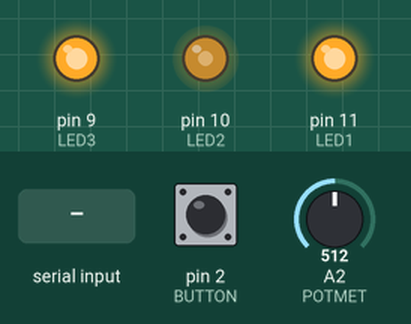
Simulated run of this sketch. Board: Arduino Uno, built with avr-gcc and run on an emulated ATmega328P. Shown: output pins drawn as LEDs (lit = HIGH). Dashed ring = blinking. The test bench sets the inputs (shaded band); at power-on: A2 (POTMET) = 512, pin 2 (BUTTON) HIGH.

Above: at 1.2 s.
1.3 s: "5\n" received over Serial
4.3 s: A2 (POTMET) set to 0
At 4.68 s:
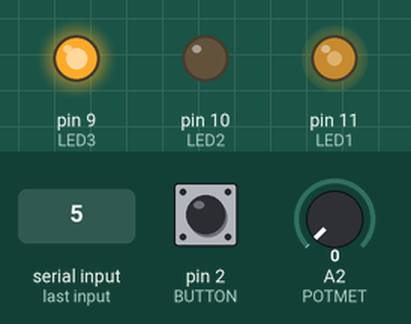
7.3 s: pin 2 (BUTTON) pulled LOW for 0.15 s
At 7.39 s:
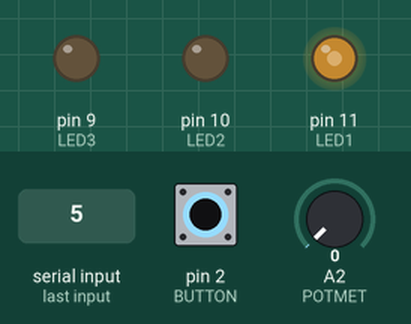
10.3 s: "90,45\n" received over Serial
13.3 s: A2 (POTMET) set to 122
At 16.28 s:
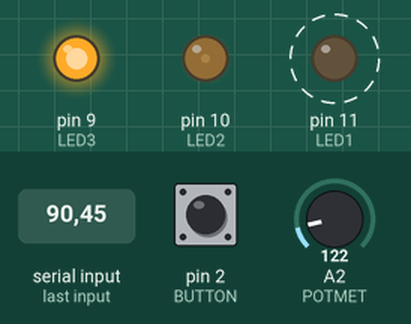
16.3 s: pin 2 (BUTTON) pulled LOW for 1 s
At 17.27 s:
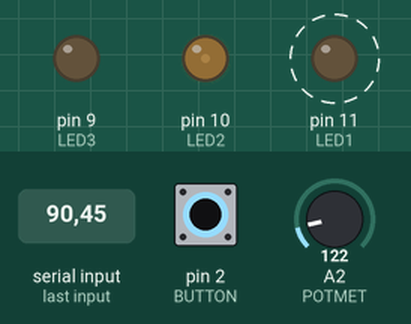
Timing chart, 0 to 20.3 s (numbered marks = the images above; inputs shaded):
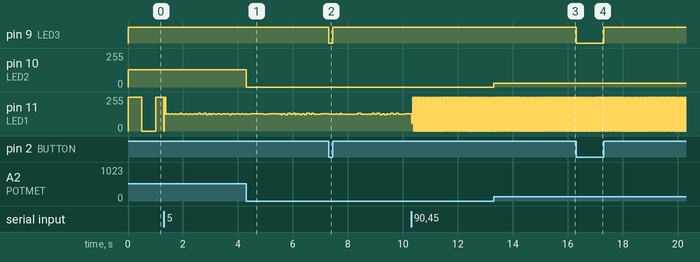

The sketch:

mod11.ino
```cpp
#define LED1 11
#define LED2 10
#define LED3 9
#define POTMET A2

#define BUTTON 2
unsigned long blinkDelay = 500;
unsigned long lastTimeBlink = 0;

void setup(){
  pinMode(LED1, OUTPUT);
  digitalWrite(LED1, HIGH);

  pinMode(LED2, OUTPUT);

  pinMode(POTMET, INPUT);
  pinMode(LED3, OUTPUT);
  pinMode(BUTTON, INPUT_PULLUP);
  Serial.begin(115200);
  Serial.setTimeout(10);
}

void loop(){
  unsigned long timeNow = millis();
  if(Serial.available() > 0){
    int data = Serial.parseInt();
    if (data > 0 && data <= 4000) blinkDelay = data;
  }

  if(timeNow - lastTimeBlink >= blinkDelay){
      digitalWrite(LED1, !digitalRead(LED1));
    lastTimeBlink = timeNow;
  }


int fade_ratio = analogRead(POTMET) / 4;
  analogWrite(LED2, fade_ratio);


if(digitalRead(BUTTON) == HIGH) digitalWrite(LED3, HIGH);
else digitalWrite(LED3, LOW);

}
```

Measured:
- after the input at 4.3 s, pin 10 (LED2): 128/255 → 0/255 at once
- after the input at 7.3 s, pin 9 (LED3): HIGH → LOW at once, → HIGH 0.15 s later
- after the input at 13.3 s, pin 10 (LED2): 0/255 → 30/255 at once
- after the input at 16.3 s, pin 9 (LED3): HIGH → LOW at once, → HIGH 1.0 s later
- by itself, pin 11 (LED1): alternates 255/255 for 0.05 s and 0/255 for 0.05 s
